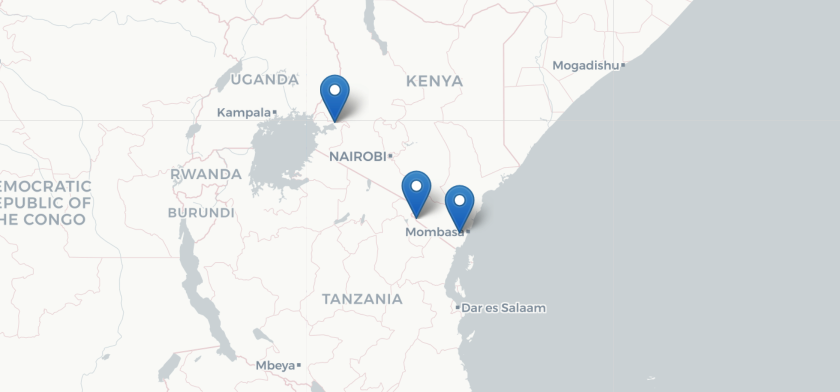

Reproduce this figure in R.
# packages
pacman::p_load(leaflet,dplyr)

# load data. can also be generated from google api. 
site_names <- c("Kisumu","Lake Jipe","Kinango")
kisumu <- c(-0.0917,34.7680)
lake_jipe <- c(-3.6019,37.7557)
kinango <- c(-4.1393,39.3180)
latlon <- t(data.frame(kisumu,lake_jipe,kinango))
colnames(latlon) <- c("lat", "lng") # need to be named this
latlon


# build map ---------------------------------------------------------------
### default maps
require(leaflet)
map <- leaflet() # initiate the leaflet map object
map <- addTiles(map) # add the actual map tiles to the leaflet object

names(providers) # types of base maps available
# some good custom layers
# 37-48, 97-103, 
# provider_type <- names(providers)[37]
provider_type <- "CartoDB.Positron"# set the above input as the custom base
col_site <- "red" # colour of site marker
radius <- 10 # size of site marker
zoom <- 6 # zoom level
opac <- 1 # transparency of map elements
weight <- 2 # width of poly lines

map <- addMarkers(map, 
                  lng = latlon[,"lng"],
                  lat = latlon[,"lat"],
                  data=latlon)

# add custom map bases 
map <- addProviderTiles(map, provider_type,
                        options = providerTileOptions(opacity = opac) # add opacity to country lines
)
# plot
map
